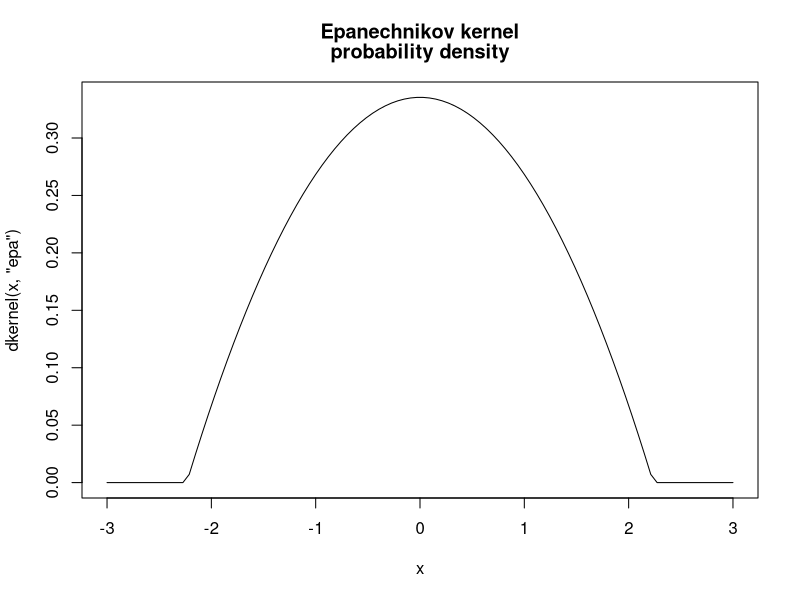
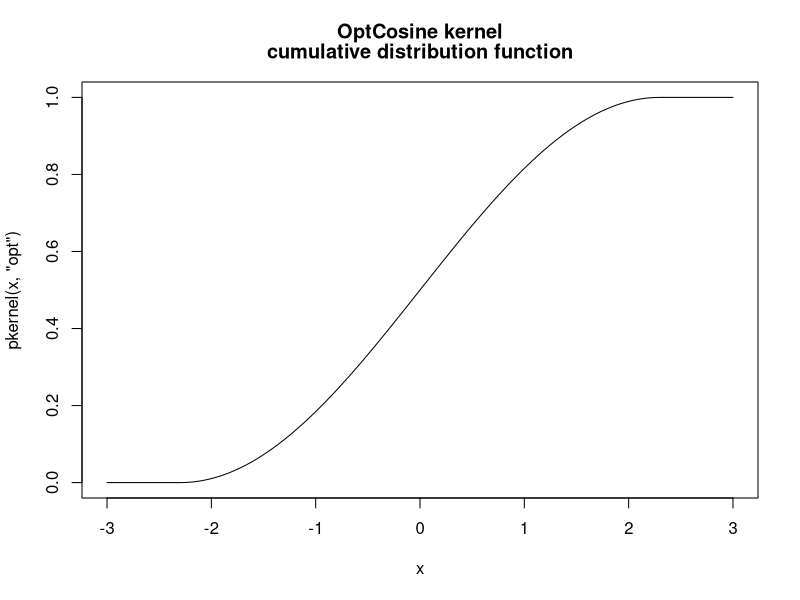
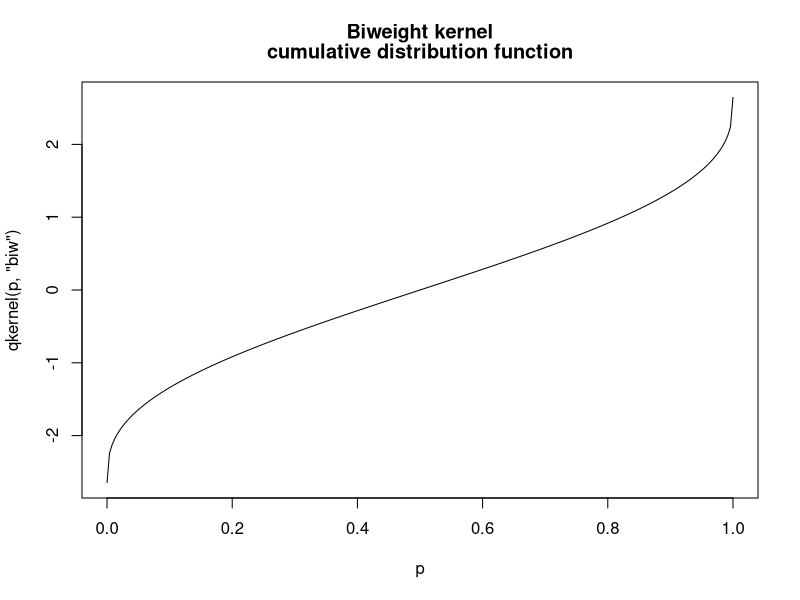
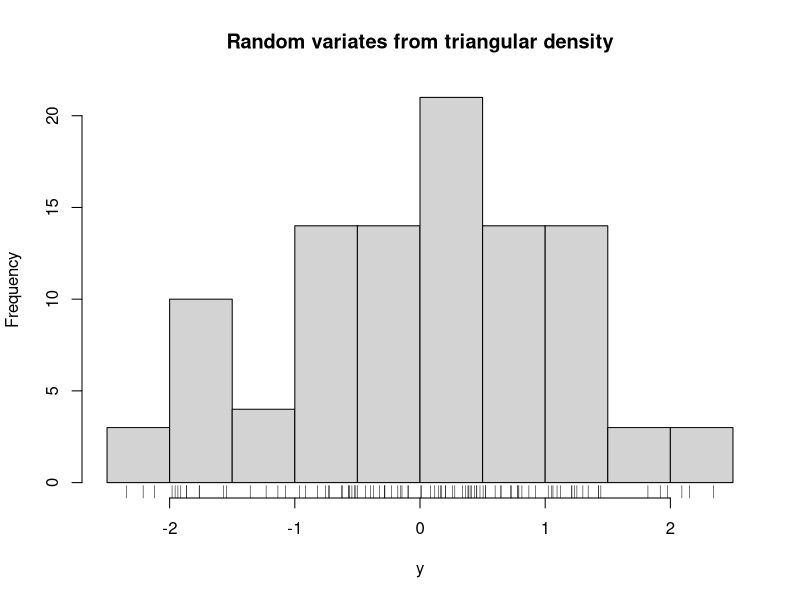

Here is the R script that generated these plots, in order:
library(spatstat)


### Name: dkernel
### Title: Kernel distributions and random generation
### Aliases: dkernel pkernel qkernel rkernel
### Keywords: methods nonparametric smooth

### ** Examples

  x <- seq(-3,3,length=100)
  plot(x, dkernel(x, "epa"), type="l",
           main=c("Epanechnikov kernel", "probability density"))
  plot(x, pkernel(x, "opt"), type="l",
           main=c("OptCosine kernel", "cumulative distribution function"))
  p <- seq(0,1, length=256)
  plot(p, qkernel(p, "biw"), type="l",
           main=c("Biweight kernel", "cumulative distribution function"))
  y <- rkernel(100, "tri")
  hist(y, main="Random variates from triangular density")
  rug(y)
